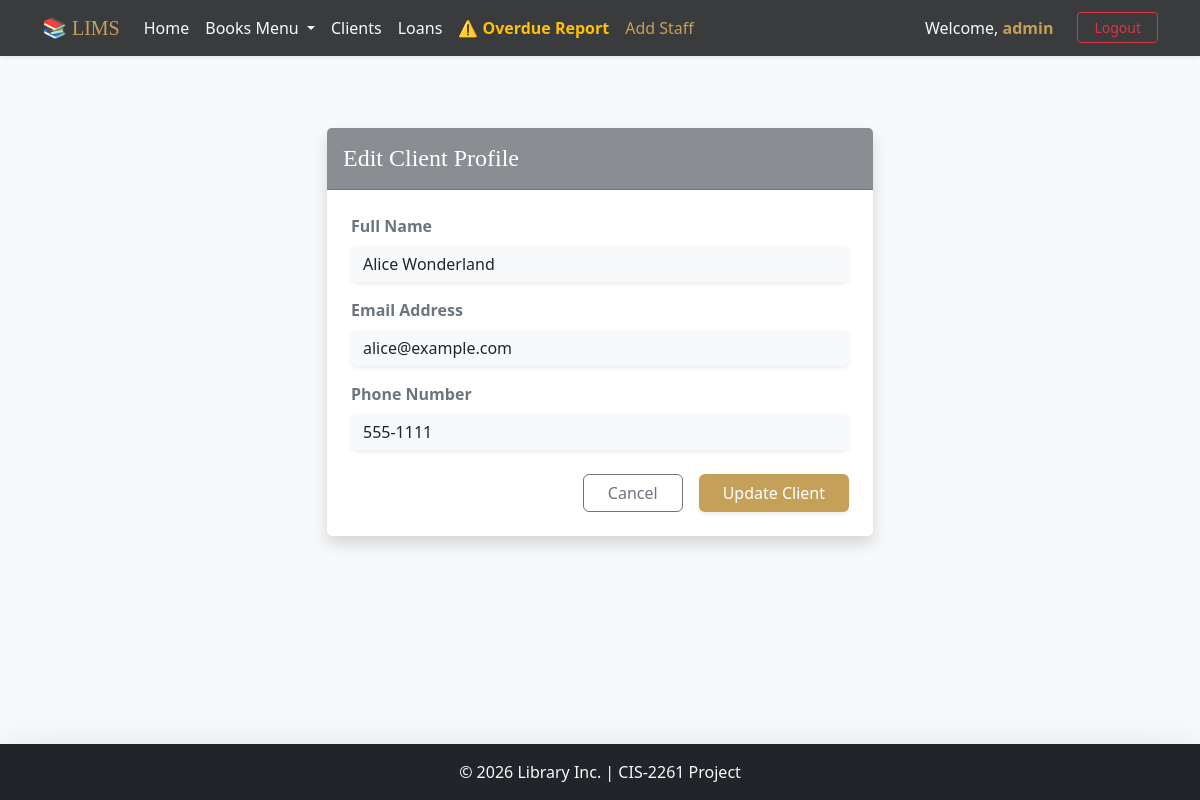
The page /index.php?page=clients_edit&id=1 (signed in) on the database its author committed.
### tables this page shows
CREATE TABLE `clients` (
  `id` int(11) NOT NULL,
  `name` varchar(100) NOT NULL,
  `email` varchar(100) DEFAULT NULL,
  `phone` varchar(20) DEFAULT NULL
);

### app/controllers/ClientController.php (called while the page is built, shortened)
<?php
require_once __DIR__ . '/../config/config.php';
class ClientController {
    private $clientModel;
    public function __construct() {
        $this->clientModel = new ClientModel();
    }
    public function edit() {
        $id = $_GET['id'] ?? null;
        $client = $this->clientModel->getById($id);
        include __DIR__ . '/../views/clients/edit.php';
    }
}
?>

### app/config/config.php (called while the page is built, shortened)
<?php
spl_autoload_register(function($class) {
    $file = APP_PATH . 'models/' . $class . '.php';
});
?>

### app/models/ClientModel.php (called while the page is built, shortened)
<?php
require_once __DIR__ . '/../config/database.php';
class ClientModel {
    private $conn;
    private $table = 'clients';
    public function __construct() {
        $database = new Database();
        $this->conn = $database->getConnection();
    }
    public function getById($id) {
        $query = "SELECT * FROM " . $this->table . " WHERE id = :id";
        $stmt = $this->conn->prepare($query);
        $stmt->bindParam(':id', $id);
        $stmt->execute();
        return $stmt->fetch();
    }
}
?>

### app/config/database.php (called while the page is built, shortened)
<?php
class Database {
    private $host = 'localhost';
    private $db_name = 'lims';
    private $username = 'root';
    private $password = '';
    public function getConnection() {
        $this->conn = null;
        try {
            $this->conn = new PDO(
                "mysql:host=" . $this->host . ";dbname=" . $this->db_name,
                $this->username,
                $this->password
            );
            $this->conn->setAttribute(PDO::ATTR_ERRMODE, PDO::ERRMODE_EXCEPTION);
            $this->conn->setAttribute(PDO::ATTR_DEFAULT_FETCH_MODE, PDO::FETCH_ASSOC);
        } catch(PDOException $e) {
            echo "Connection Error: " . $e->getMessage();
        }
        return $this->conn;
    }
}
?>

### app/views/clients/edit.php (the view, shortened to what this page needs)
<?php include __DIR__ . '/../layout/header.php'; ?>
    <div class="row justify-content-center mt-4">
        <div class="col-md-8 col-lg-6">
            <div class="card shadow border-0">
                <div class="card-header text-white py-3" style="background-color: #8a8d91;">
                    <h4 class="mb-0" style="font-family: Georgia, serif;">Edit Client Profile</h4>
                </div>
                <div class="card-body p-4 bg-white rounded-bottom">
                    <form method="post" action="index.php?page=clients_edit&id=<?= $client['id'] ?>">
                        <div class="mb-3">
                            <label class="form-label fw-bold text-secondary">Full Name</label>
                            <input type="text" name="name" value="<?= htmlspecialchars($client['name']) ?>" class="form-control bg-light border-0 shadow-sm" required>
                        </div>
                        <div class="mb-3">
                            <label class="form-label fw-bold text-secondary">Email Address</label>
                            <input type="email" name="email" value="<?= htmlspecialchars($client['email']) ?>" class="form-control bg-light border-0 shadow-sm">
                        </div>
                        <div class="mb-4">
                            <label class="form-label fw-bold text-secondary">Phone Number</label>
                            <input type="text" name="phone" value="<?= htmlspecialchars($client['phone']) ?>" class="form-control bg-light border-0 shadow-sm">
                        </div>
                        <div class="d-flex justify-content-end gap-3 mt-4">
                            <a href="index.php?page=clients" class="btn btn-outline-secondary px-4">Cancel</a>
                            <button type="submit" class="btn px-4 shadow-sm" style="background-color: #c5a059; color: #fff; border: none;">Update Client</button>
                        </div>
                    </form>
                </div>
            </div>
        </div>
    </div>
<?php include __DIR__ . '/../layout/footer.php'; ?>

### app/views/layout/header.php (style rules this page uses)
body { display: flex; flex-direction: column; min-height: 100vh; }

### rows shown on the page
clients: name "Alice Wonderland", email "alice@example.com", phone "555-1111"

### other values the page prints
$_SESSION['username'] "admin"
